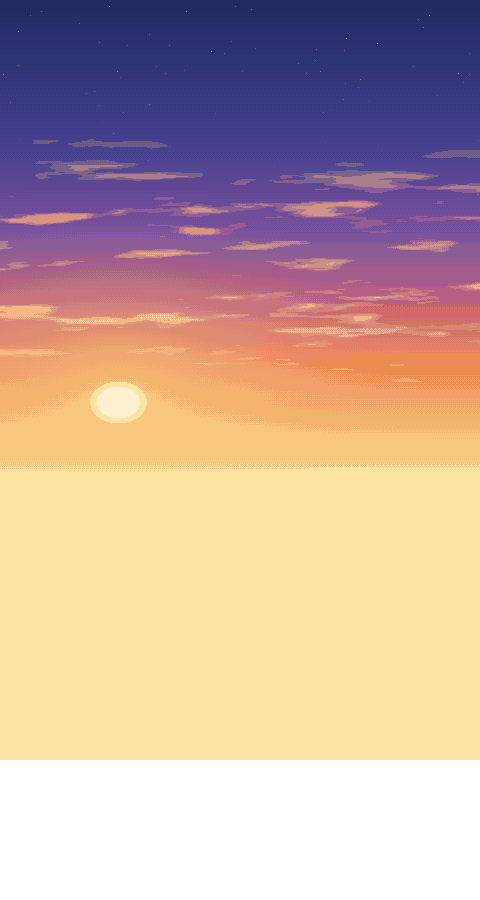
#> input picture assets/escenarios/start/start_sky.png, 480 x 900 px; its folder holds 6 pictures in this run
$ python pilares_web.py
#> lines starting #> are read from the running program, lines starting #| are printed output that depends on the picture
### tools/art/postal15.py
"""15.0: la postal de la pantalla de inicio. Noroeste argentino a la hora dorada:
Andes nevados, cerros de siete colores, viaducto del tren, pueblo de adobe, ruta.

Se pinta por capas con alfa (assets/escenarios/start/) para que start_postcard.gd
las mueva en parallax e intercale tren, vehículos y animales. Misma luz que toda
la 14: sol bajo a la izquierda, sombras violetas frías, pixel art en cúmulos limpios
(valores cuantizados; tramado sólo en el degradé del cielo).

  python tools/art/postal15.py          -> capas, sprites y data/postal.json
"""
import json
import math
import os
import random

import numpy as np
from PIL import Image, ImageDraw

ROOT = os.path.abspath(os.path.join(os.path.dirname(__file__), "..", ".."))
OUT = os.path.join(ROOT, "assets", "escenarios", "start")

W, H = 480, 900
YY, XX = np.mgrid[0:H, 0:W].astype(np.float64)
BAYER = np.array([[0, 8, 2, 10], [12, 4, 14, 6], [3, 11, 1, 9], [15, 7, 13, 5]]) / 16.0
BY = BAYER[YY.astype(int) % 4, XX.astype(int) % 4]

SUN = (118.0, 402.0)
ROAD_TOP, ROAD_BOT = 644, 678
LANE_FAR, LANE_NEAR = 660, 674


def hx(c):
    c = c.lstrip("#")
    return np.array([int(c[i:i + 2], 16) for i in (0, 2, 4)], dtype=np.float64)


def mix(a, b, t):
    t = np.asarray(t, dtype=np.float64)
    if t.ndim == 2:
        t = t[..., None]
    return a * (1 - t) + b * t


_T = {}


# [19 lines left out: functions vnoise, fbm, not called in this run]


def ridged(u, v, seed, oct=3):
    return 1 - np.abs(2 * fbm(u, v, seed, oct) - 1)


def line1(x, seed, scale, oct=4):
    return fbm(x / scale, np.full_like(x, 0.5), seed, oct)


def blur1(a, n):
    k = np.ones(n) / n
    return np.convolve(np.pad(a, n, mode="edge"), k, mode="same")[n:-n]


# [11 lines left out: function box, not called in this run]


def tones(val, n):
    v = box(np.clip(val, 0, 1), 1)
    return np.round(v * (n - 1)) / (n - 1)


class Layer:
    def __init__(self):
        self.rgb = np.zeros((H, W, 3))
        self.a = np.zeros((H, W), dtype=bool)

    # [86 lines left out: functions put, px, rect, sun_grade, sky, andes, not called in this run]


# ------------------------------------------------------------------ cerros de colores

BANDS = ["#B4462F", "#D96A4A", "#EBAA4F", "#F2D7A2", "#92A873", "#8A5067", "#CC7140", "#C75C74", "#E4895A", "#A8483C"]
SERP = [(274, 566), (300, 552), (318, 546), (336, 541), (346, 536), (334, 529), (312, 524), (300, 519), (312, 513), (334, 509), (348, 505), (340, 499), (322, 495), (316, 490), (326, 485), (338, 481)]


# [57 lines left out: functions strata, hills, not called in this run]


# ------------------------------------------------------------------ viaducto

def deck(x):
    return 500.0 + ((x - 240.0) / 240.0) ** 2 * 22.0


# [42 lines left out: function viaduct, not called in this run]


# ------------------------------------------------------------------ valle y pueblo

def adobe_noise(seed):
    return fbm(XX / 2.3, YY / 2.3, seed, 2)


# [259 lines left out: functions house, church, poplar, cardon, valley, road and 2 more, not called in this run]


# ------------------------------------------------------------------ sprites

def save_rgba(a, name):
    Image.fromarray(a.astype(np.uint8), "RGBA").save(os.path.join(OUT, name))


# [219 lines left out: functions train, condor, llama, flag, tuft, far_car and 5 more, not called in this run]


# [2 lines that do not run on import are left out]

### tools/art/pilares_web.py
"""15.2: fondo de la página de pioneros (web/pioneros.html): las 6 regiones del juego
como pilares, cada una con su paisaje a la hora dorada, con la técnica de la postal del
NOA de la pantalla de inicio (tools/art/postal15.py): planos pintados con ruido, tonos
cuantizados, sol bajo a la IZQUIERDA (todo tiene filo cálido a la izquierda y sombra
violeta a la derecha, y las sombras se proyectan largas hacia la derecha) y bruma que
aclara lo lejano.

  NOA        la postal de inicio (capas reales) + cardones, pirca y piedras adelante
  NEA        Garganta del Diablo en herradura, bruma que sube, pasarela, río y selva
  Cuyo       Aconcagua, álamos dorados, bodega, camino y viñedo con parras adelante
  Patagonia  agujas de granito del Fitz Roy, campo de hielo y glaciar al lago, lengas
  Pampeana   cúmulos y estratos, estancia con eucaliptos, molino, ombú, vacas, trigal
  Centro     sierras con monte, dique, capilla jesuítica, cosechadora y algarrobo

  python tools/art/pilares_web.py [región]  -> web/img/pilares.png (1920x1080) + web/img/region_<id>.png
"""
import math
import os
import random
import sys

import numpy as np
from PIL import Image, ImageDraw, ImageFont

sys.path.insert(0, os.path.dirname(__file__))
import postal15 as P  # noqa: E402  (ruido, tonos y paleta de la postal)

ROOT = P.ROOT
OUT = os.path.join(ROOT, "web", "img")
START = os.path.join(ROOT, "assets", "escenarios", "start")
FONT = os.path.join(ROOT, "assets", "fonts", "VT323-Regular.ttf")

W, H = 300, 900
YY, XX = np.mgrid[0:H, 0:W].astype(np.float64)
BY = P.BAYER[YY.astype(int) % 4, XX.astype(int) % 4]
hx, mix, fbm, ridged, tones, blur1 = P.hx, P.mix, P.fbm, P.ridged, P.tones, P.blur1
HAZE = hx("#F7B37C")
OUTL = hx("#3D1B0B")
LIGHT = np.array([-0.86, -0.28, 0.43])                 # sol bajo a la izquierda
LIGHT = LIGHT / np.linalg.norm(LIGHT)
SHADOW = hx("#3A2E5A")
RIM = hx("#FFD08A")


class Layer:
    def __init__(self):
        self.rgb = np.zeros((H, W, 3))
        self.a = np.zeros((H, W), dtype=bool)

    # [43 lines left out: functions put, px, rect, local, put_local, comp, not called in this run]


def ell_mask(cx, cy, rx, ry):
    return ((XX - cx) / rx) ** 2 + ((YY - cy) / ry) ** 2 <= 1.0


def glow(sun, strength=1.0, reach=330):
    d = np.hypot((XX - sun[0]) / 1.5, YY - sun[1])
    return np.clip(1 - d / reach, 0, 1) ** 2 * strength


# [4 lines left out: function ramp, not called in this run]


def hazed(col, k, haze=HAZE):
    return mix(col, haze, np.clip(k, 0, 1))


# [20 lines left out: functions edges, rim_light, not called in this run]


def shadow_on(img, cx, cy, rx, ry, k=0.42):
    m = ell_mask(cx, cy, rx, ry)
    img[m] = mix(img[m], SHADOW, k)


def long_shadow(img, x, base, h, w, k=0.4):
    """Sombra larga hacia la derecha de un objeto parado en (x, base)."""
    shadow_on(img, x + h * 0.55, base + 1, h * 0.62, max(2, w * 0.08), k)


# ------------------------------------------------------------------ cielo

SKY_STOPS = [(0, "#232A63"), (130, "#3F3E8C"), (230, "#7A519E"), (300, "#C2607F"), (362, "#EE8A5C"),
             (420, "#FBBA62"), (480, "#FFE3A0"), (900, "#FFE3A0")]


# [136 lines left out: functions sky, cumulus, stratus, rock, P_mid, ground, not called in this run]


# ------------------------------------------------------------------ vegetación

FOLIAGE = {   # de sombra (violeta/teal) a luz (ocre/dorado): hora dorada, no mediodía
    "verde": ["#1C2236", "#273A3E", "#3A5440", "#62723E", "#A0924A", "#E8C470"],
    "selva": ["#141C2C", "#1B3036", "#284838", "#456238", "#7E8440", "#CDB45E"],
    "ombu": ["#182032", "#24383A", "#34503C", "#566C3C", "#948C46", "#DEC068"],
    "eucalipto": ["#2A2E44", "#3A4A52", "#56685C", "#7E8A64", "#B4AA78", "#EAD49A"],
    "lenga": ["#2E1A2E", "#5A2434", "#923A30", "#C8602E", "#EE9A44", "#FFD27A"],
    "algarrobo": ["#1C2234", "#2A3A3C", "#405440", "#66723E", "#A29648", "#E2C46A"],
    "alamo": ["#3E2A2E", "#6E4A30", "#A8762E", "#D8A23A", "#F2CC5A", "#FFF0A0"],
    "parra": ["#1E2638", "#2C4038", "#42603A", "#6E823C", "#AEA048", "#EAD078"],
}
BARK = {
    "oscura": ["#221A24", "#3E2E34", "#664A44", "#A07A60"],
    "clara": ["#4A4A5A", "#7A7480", "#B4A8A0", "#E8DAC6"],
    "roja": ["#26161E", "#4E2A2E", "#84483C", "#C08666"],
    "palma": ["#2E242C", "#50424A", "#7E6A64", "#B89A80"],
}


# [410 lines left out: functions stroke, canopy, tree, lenga_tree, ombu, palm and 12 more, not called in this run]


# ------------------------------------------------------------------ NOA (la postal de inicio)

def noa():
    def ld(n):
        return Image.open(os.path.join(START, n)).convert("RGBA")
    base = ld("start_sky.png")
    for n in ("start_andes.png", "start_hills.png", "start_viaduct.png", "start_valley.png"):
        base.alpha_composite(ld(n))
    river = ld("start_river.png")
    base.alpha_composite(river.crop((0, 0, 480, river.height)), (0, 594 - river.height // 2))
    flag = ld("start_flag.png")
    fw = flag.width // 4
    base.alpha_composite(flag.crop((0, 0, fw, flag.height)), (299 - fw // 2, 592 - flag.height // 2))
    lla = ld("start_llama.png")
    lw, lh = lla.width // 4, lla.height // 2
    for x, y, f in ((132, 634, 0), (168, 640, 1), (150, 628, 0)):
        base.alpha_composite(lla.crop((0, f * lh, lw, (f + 1) * lh)), (x - lw // 2, y - lh // 2))
    base.alpha_composite(ld("start_road.png"))
    base.alpha_composite(ld("start_fore.png"))
    tuft = ld("start_tuft.png")
    tw = tuft.width // 3
    for x, y in ((112, 690), (300, 694), (176, 692), (350, 690)):
        base.alpha_composite(tuft.crop((0, 0, tw, tuft.height)), (x - tw // 2, y - tuft.height // 2))
    con = ld("start_condor.png")
    cw = con.width // 4
    base.alpha_composite(con.crop((0, 0, cw, con.height)), (250, 300))
    img = np.array(base.convert("RGB"), dtype=np.float64)
    out = img[:, 70:370].copy()
    # primer plano: pirca de piedras irregulares con luz arriba y sombra proyectada
    rng = random.Random(3)
    wall = Layer()
    top_w = 744 + 3 * np.sin(XX[0] / 23)
    wm = (YY >= top_w[None, :]) & (YY < 772) & (XX > 112)
    pts = [(rng.uniform(100, 310), rng.uniform(740, 776)) for _ in range(70)]
    best = np.full((H, W), 1e9)
    idx = np.zeros((H, W), dtype=int)
    second = np.full((H, W), 1e9)
    for i, (sx, sy) in enumerate(pts):
        d = np.hypot((XX - sx) * 0.8, (YY - sy) * 1.3)
        closer = d < best
        second = np.where(closer, best, np.minimum(second, d))
        idx = np.where(closer, i, idx)
        best = np.where(closer, d, best)
    mortar = (second - best) < 1.1
    stone_v = np.array([rng.random() for _ in pts])[idx]
    centers_y = np.array([p[1] for p in pts])[idx]
    lit = np.clip(0.4 + stone_v * 0.35 + (centers_y - YY) / 10, 0, 1)
    col = ramp(["#3A2A38", "#5E4652", "#8A6A68", "#B8907C", "#E2BC98"], lit)
    col = np.where(mortar[..., None], hx("#2A1E2A"), col)
    wall.put(wm, col)
    le, _, up, _ = edges(wm)
    wall.rgb[up] = hx("#F2CC9A")
    shadow_on(out, 240, 775, 140, 4, 0.5)
    fl = P.Layer()                                         # cardones grandes de primer plano
    P.cardon(fl, 98, 868, 150, 7.5, 3)
    P.cardon(fl, 330, 812, 96, 5.0, 4)
    cl = Layer()
    sub = fl.a[:, 70:370]
    cl.put(sub, fl.rgb[:, 70:370])
    ribs = cl.a & (np.mod(XX, 3) == 0)
    cl.rgb[ribs] = mix(cl.rgb[ribs], hx("#24303A"), 0.35)
    rim_light(cl, k=0.7, dark=SHADOW)
    for cx_, h_ in ((28, 150), (260, 96)):
        long_shadow(out, cx_, 868 if cx_ < 100 else 812, h_ * 0.6, 20, 0.35)
    l = Layer()
    pc = 176 - (YY - 684) * 0.62 - ((YY - 684) / 216) ** 2 * 30
    sand = (YY > 684) & (np.abs(XX - pc) < 1 + (YY - 684) * 0.12 + (fbm(XX / 3, YY / 3, 8, 2) - 0.5) * (2 + (YY - 684) * 0.05))
    l.put(sand, ramp(["#8A6A5A", "#B48A6E", "#D8AE86", "#F0CC9E"], np.clip(0.55 + (fbm(XX / 3, YY / 3, 7, 2) - 0.5) * 0.6, 0, 1)))
    for gx_, gy_ in ((150, 800), (190, 830), (250, 870), (30, 880), (120, 890), (280, 740)):
        grass_tufts(l, rng, 9, gy_ - 10, gy_ + 6, gx_ - 18, gx_ + 18, cols=("#5A4A3A", "#9A7A4E", "#D8B46E", "#F6DE9A"), scale=1.35)
    for bx_, by_, rx_ in ((210, 850, 16), (240, 868, 10), (40, 760, 8), (270, 796, 7)):
        shadow_on(out, bx_ + rx_ * 1.2, by_ + rx_ * 0.4, rx_ * 1.5, rx_ * 0.3, 0.4)
        boulder(l, bx_, by_, rx_, rx_ * 0.7, bx_)
    flowers(l, rng, 30, 730, 900, ["#F2D04A", "#E86A5C", "#F2F0E0"])
    warm = (YY > 820) & (fbm(XX / 30, YY / 10, 9, 3) > 0.6) & ~l.a
    out[warm] = mix(out[warm], hx("#D89A6E"), 0.35)
    for bx_, by_, rx_ in ((150, 884, 12), (276, 880, 9), (96, 846, 6)):
        shadow_on(out, bx_ + rx_ * 1.2, by_ + rx_ * 0.4, rx_ * 1.5, rx_ * 0.3, 0.4)
        boulder(l, bx_, by_, rx_, rx_ * 0.7, bx_ + 1)
    return comp([out, wall, l, cl])


# ------------------------------------------------------------------ NEA: Garganta del Diablo

# [543 lines left out: functions nea, cuyo, granite, patagonia, pampeana, combine and 1 more, not called in this run]


# ------------------------------------------------------------------ marco: pilares con capitel y base

REGIONS = [("noa", "NOA", noa), ("nea", "NEA", nea), ("cuyo", "CUYO", cuyo), ("patagonia", "PATAGONIA", patagonia),
           ("pampeana", "PAMPEANA", pampeana), ("centro", "CENTRO", centro)]
CW, CH = 1920, 1080
GAP = 16
TOP = 104
GOLD = [hx(c) for c in ("8E5A10", "F6B40E", "F2D173", "F7EDA4")]


def backdrop():
    yy, xx = np.mgrid[0:CH, 0:CW].astype(np.float64)
    c = np.zeros((CH, CW, 3))
    for ch in range(3):
        c[..., ch] = np.interp(yy, [0, 500, 1080], [hx("#141226")[ch], hx("#221F3C")[ch], hx("#2B2746")[ch]])
    by = P.BAYER[yy.astype(int) % 4, xx.astype(int) % 4]
    c = np.floor(c / 6.0 + by[..., None] * 0.98) * 6.0
    rng = random.Random(5)
    for _ in range(420):
        x, y = rng.randrange(CW), rng.randrange(CH)
        c[y, x] = mix(c[y, x], hx("#FFF6D8"), rng.choice((0.25, 0.4, 0.7)))
    return c


def box(canvas, xa, ya, xb, yb, col):
    canvas[ya:yb, xa:xb] = col


# [72 lines left out: functions disc, chevron_sign, frame_pillar, not called in this run]


def main():
    os.makedirs(OUT, exist_ok=True)
    font = ImageFont.truetype(FONT, 28)
    canvas = backdrop()
    left = (CW - (6 * W + 5 * GAP)) // 2
    only = sys.argv[1] if len(sys.argv) > 1 else ""
    for i, (rid, name, fn) in enumerate(REGIONS):
        if only and rid != only:
            continue
        art = np.clip(fn(), 0, 255)
        Image.fromarray(art.astype(np.uint8)).save(os.path.join(OUT, "region_%s.png" % rid))
        frame_pillar(canvas, left + i * (W + GAP), art, name, font)
        print("pilar", rid)
#> this loop made 1 pass
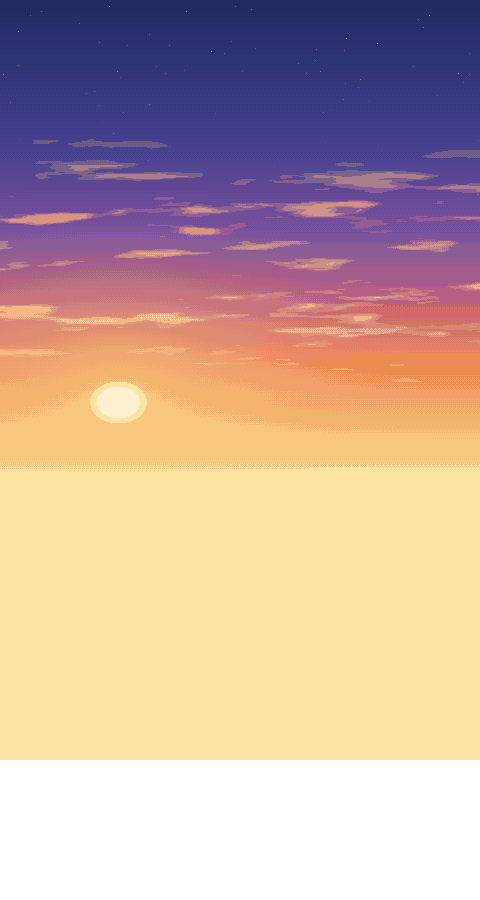
#> input picture assets/escenarios/start/start_sky.png, 480 x 900 px
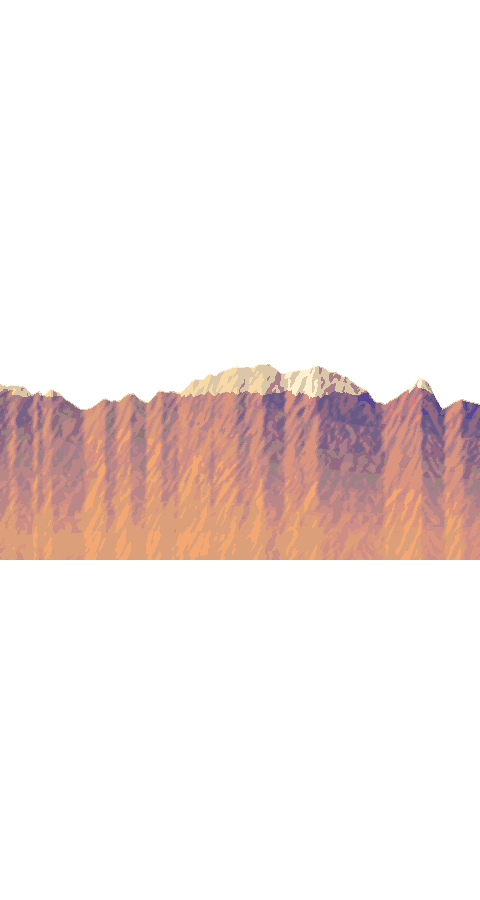
#> input picture assets/escenarios/start/start_andes.png, 480 x 900 px
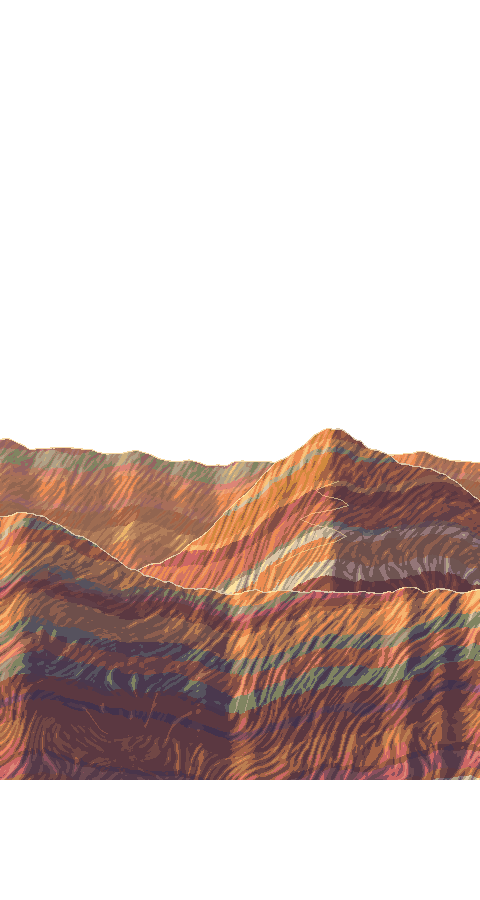
#> input picture assets/escenarios/start/start_hills.png, 480 x 900 px
    if not only:
        Image.fromarray(np.clip(canvas, 0, 255).astype(np.uint8)).save(os.path.join(OUT, "pilares.png"), optimize=True)
        print("ok", os.path.join(OUT, "pilares.png"))


if __name__ == "__main__":
#> (the run stopped early here; a loop or call above may not have finished)
